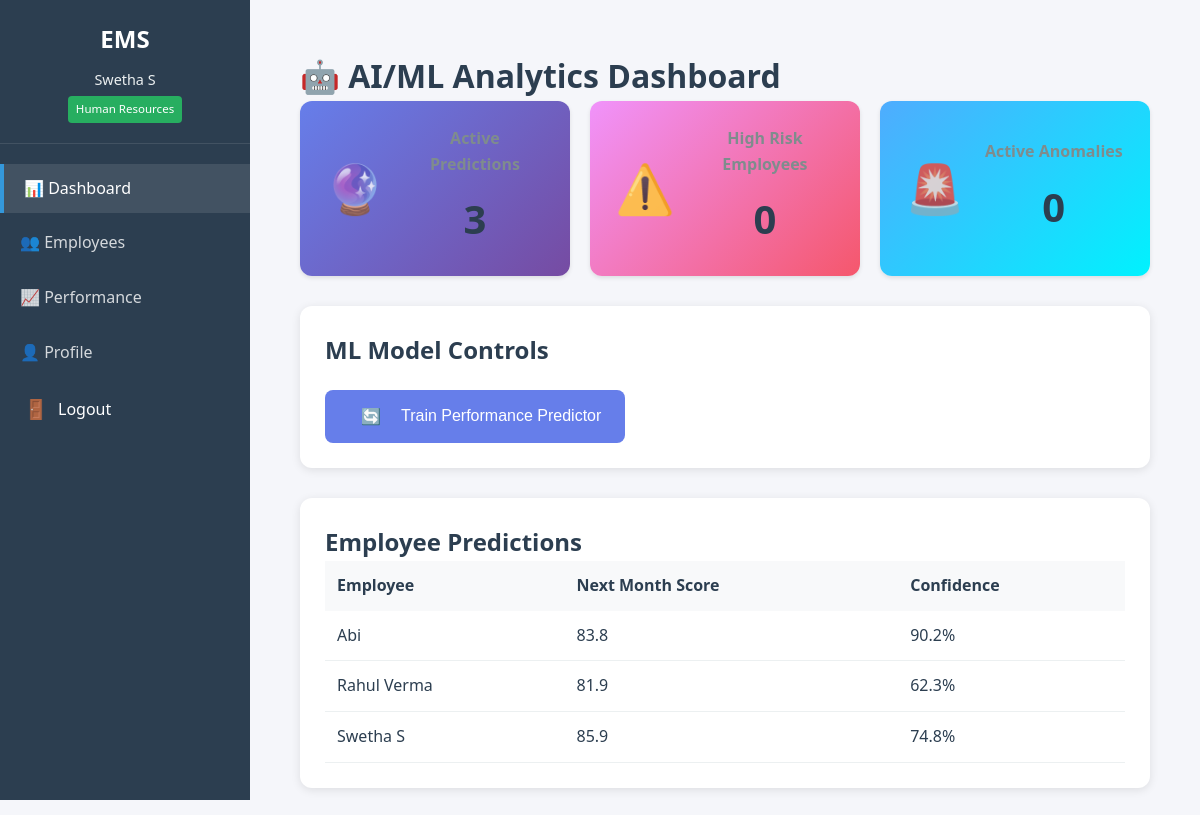
The page /ml/ (signed in) on the database its author committed.
### accounts/models.py (models this page shows, shortened)
class User(AbstractUser):
    ROLE_CHOICES = [
        ("SUPERADMIN", "Super Admin"),
        ("HR", "Human Resources"),
        ("MANAGER", "Manager"),
        ("EMPLOYEE", "Employee"),
    ]
    STATUS_CHOICES = [
        ("ACTIVE", "Active"),
        ("INACTIVE", "Inactive"),
        ("TERMINATED", "Terminated"),
        ("ON_LEAVE", "On Leave"),
    ]
    employee_id = models.CharField(
        max_length=20,
        unique=True,
        blank=True,
        verbose_name="Employee ID"
    )
    department = models.CharField(
        max_length=100,
        blank=True,
        verbose_name="Department"
    )
    designation = models.CharField(
        max_length=100,
        blank=True,
        verbose_name="Designation"
    )
    phone = models.CharField(
        max_length=15,
        blank=True,
        validators=[
            RegexValidator(
                r'^\+?1?\d{9,15}$',
                "Enter a valid phone number (e.g., +1234567890)."
            )
        ],
        verbose_name="Phone Number"
    )
    salary = models.DecimalField(
        max_digits=10,
        decimal_places=2,
        null=True,
        blank=True,
        validators=[MinValueValidator(0)],
        verbose_name="Annual Salary"
    )
    role = models.CharField(
        max_length=20,
        choices=ROLE_CHOICES,
        default="EMPLOYEE",
        verbose_name="Role"
    )
    employment_status = models.CharField(
        max_length=20,
        choices=STATUS_CHOICES,
        default="ACTIVE",
        verbose_name="Employment Status"
    )
    date_of_joining = models.DateField(
        null=True,
        blank=True,
        validators=[validate_joining_date],
        verbose_name="Date of Joining"
    )
    is_soft_deleted = models.BooleanField(
        default=False,
        verbose_name="Soft Deleted",
        help_text="Designates whether the user is soft deleted."
    )
    objects = UserManager()
    class Meta:
        db_table = "accounts_user"
        ordering = ["employee_id"]
        verbose_name = "Employee"
        verbose_name_plural = "Employees"

### ml_engine/models.py (models this page shows)
class PerformancePrediction(models.Model):
    employee = models.ForeignKey(settings.AUTH_USER_MODEL, on_delete=models.CASCADE)
    prediction_date = models.DateTimeField(auto_now_add=True)
    next_month_score = models.FloatField()
    confidence = models.FloatField()
    trend = models.CharField(max_length=20, choices=[
        ('IMPROVING', 'Improving'),
        ('STABLE', 'Stable'),
        ('DECLINING', 'Declining'),
    ])
    action_needed = models.BooleanField(default=False)

### ml_engine/views.py (the view)
# urls.py: path('', views.ml_dashboard, name='dashboard'),
@login_required
def ml_dashboard(request):
    context = {
        'predictions': PerformancePrediction.objects.all()[:10],
        'high_risk': ChurnRisk.objects.filter(risk_level='HIGH')[:5],
        'anomalies': AnomalyAlert.objects.filter(is_resolved=False)[:5],
        'total_predictions': PerformancePrediction.objects.count(),
        'high_risk_count': ChurnRisk.objects.filter(risk_level='HIGH').count(),
        'anomaly_count': AnomalyAlert.objects.filter(is_resolved=False).count(),
    }
    return render(request, 'ml_engine/dashboard.html', context)

### accounts/models.py (called while the page is built)
    def get_queryset(self):
        return super().get_queryset().filter(is_soft_deleted=False)

### audit/services.py (called while the page is built)
    @staticmethod
    def get_client_ip(request):
        x_forwarded_for = request.META.get('HTTP_X_FORWARDED_FOR')
        if x_forwarded_for:
            ip = x_forwarded_for.split(',')[0]
        else:
            ip = request.META.get('REMOTE_ADDR')
        return ip

### templates/ml_engine/dashboard.html (shortened to what this page needs)
{% extends 'base.html' %}
{% block content %}
<div class="ml-dashboard">
    <div class="page-header">
        <h1>
            <span class="header-icon">🤖</span>
            AI/ML Analytics Dashboard
        </h1>
    </div>
    <div class="stats-grid">
        <div class="stat-card predictions">
            <div class="stat-icon">🔮</div>
            <div class="stat-content">
                <h3>Active Predictions</h3>
                <p class="stat-number">{{ total_predictions }}</p>
            </div>
        </div>
        <div class="stat-card risk">
            <div class="stat-icon">⚠️</div>
            <div class="stat-content">
                <h3>High Risk Employees</h3>
                <p class="stat-number">{{ high_risk_count }}</p>
            </div>
        </div>
        <div class="stat-card anomalies">
            <div class="stat-icon">🚨</div>
            <div class="stat-content">
                <h3>Active Anomalies</h3>
                <p class="stat-number">{{ anomaly_count }}</p>
            </div>
        </div>
    </div>
    <div class="ml-controls">
        <h2>ML Model Controls</h2>
        <div class="button-group">
            <form method="post" action="{% url 'ml_engine:train' %}">
                <button type="submit" class="btn btn-primary">
                    <span class="btn-icon">🔄</span>
                    Train Performance Predictor
                </button>
            </form>
        </div>
    </div>
    <div class="predictions-section">
        <h2>Employee Predictions</h2>
        <table class="predictions-table">
            <thead>
                <tr>
                    <th>Employee</th>
                    <th>Next Month Score</th>
                    <th>Confidence</th>
                </tr>
            </thead>
            <tbody>
                {% for pred in predictions %}
                <tr>
                    <td>{{ pred.employee.get_full_name }}</td>
                    <td>{{ pred.next_month_score|floatformat:1 }}</td>
                    <td>{{ pred.confidence|floatformat:1 }}%</td>
                </tr>
                {% empty %}
                <tr>
                    <td colspan="3" class="text-center">No predictions yet. Click "Train Performance Predictor" to generate.</td>
                </tr>
                {% endfor %}
            </tbody>
        </table>
    </div>
</div>
{% endblock %}

### templates/base.html (shortened to what this page needs)
<!DOCTYPE html>
<html lang="en">
<head>
    {% load static %}
    <link rel="stylesheet" href="{% static 'css/style.css' %}">
</head>
<body>
    <div class="container">
        {% if user.is_authenticated %}
        <aside class="sidebar">
            <div class="sidebar-header">
                <h2>EMS</h2>
                <div class="user-info">
                    <p class="user-name">{{ user.get_full_name|default:user.username }}</p>
                    <p class="role-badge role-{{ user.role|lower }}">{{ user.get_role_display }}</p>
                </div>
            </div>
            <nav class="sidebar-nav">
                <ul>
                    <li>
                        <a href="{% url 'dashboard' %}"
                           class="nav-link {% if request.resolver_match.url_name == 'dashboard' %}active{% endif %}">
                            <span class="nav-icon">📊</span>
                            <span class="nav-text">Dashboard</span>
                        </a>
                    </li>
                    <li>
                        <a href="{% url 'employees:list' %}"
                           class="nav-link {% if 'employees' in request.path %}active{% endif %}">
                            <span class="nav-icon">👥</span>
                            <span class="nav-text">Employees</span>
                        </a>
                    </li>
                    <li>
                        <a href="{% url 'performance:list' %}"
                           class="nav-link {% if 'performance' in request.path %}active{% endif %}">
                            <span class="nav-icon">📈</span>
                            <span class="nav-text">Performance</span>
                        </a>
                    </li>
                    <li>
                        <a href="{% url 'accounts:profile' %}"
                           class="nav-link {% if 'profile' in request.path %}active{% endif %}">
                            <span class="nav-icon">👤</span>
                            <span class="nav-text">Profile</span>
                        </a>
                    </li>
                    <li>
                        <form method="post" action="{% url 'accounts:logout' %}" class="logout-form">
                            <button type="submit" class="logout-btn">
                                <span class="nav-icon">🚪</span>
                                <span class="nav-text">Logout</span>
                            </button>
                        </form>
                    </li>
                </ul>
            </nav>
        </aside>
        {% endif %}
        <main class="main-content">
            {% block content %}
            {% endblock %}
        </main>
    </div>
</body>
</html>

### static/css/style.css (style rules this page uses)
* { margin: 0; padding: 0; box-sizing: border-box; }
:root { --primary-color: #2c3e50; --secondary-color: #3498db; --success-color: #27ae60; --danger-color: #e74c3c; --warning-color: #f39c12; --light-bg: #ecf0f1; --dark-text: #2c3e50; --light-text: #7f8c8d; --border-color: #bdc3c7; --sidebar-width: 250px; --header-height: 60px; }
body { font-family: 'Segoe UI', Tahoma, Geneva, Verdana, sans-serif; line-height: 1.6; color: var(--dark-text); background-color: #f5f6fa; }
.container { display: flex; min-height: 100vh; }
.sidebar { width: var(--sidebar-width); background-color: var(--primary-color); color: white; position: fixed; height: 100vh; overflow-y: auto; }
.sidebar-header { padding: 20px; text-align: center; border-bottom: 1px solid rgba(255,255,255,0.1); }
.sidebar-header h2 { margin-bottom: 10px; color: white; }
.user-info { font-size: 0.9em; color: var(--light-bg); }
.role-badge { display: inline-block; padding: 4px 8px; background-color: var(--secondary-color); border-radius: 4px; font-size: 0.8em; margin-top: 5px; }
.sidebar-nav ul { list-style: none; padding: 20px 0; }
.sidebar-nav li { margin-bottom: 5px; }
.sidebar-nav a { display: block; padding: 12px 20px; color: rgba(255,255,255,0.8); text-decoration: none; transition: all 0.3s; }
.sidebar-nav a:hover, .sidebar-nav a.active { background-color: rgba(255,255,255,0.1); color: white; border-left: 4px solid var(--secondary-color); }
.main-content { flex: 1; margin-left: var(--sidebar-width); padding: 30px; }
.stats-grid { display: grid; grid-template-columns: repeat(auto-fit, minmax(250px, 1fr)); gap: 20px; margin-bottom: 30px; }
.stat-card { background: white; padding: 20px; border-radius: 8px; box-shadow: 0 2px 4px rgba(0,0,0,0.1); text-align: center; }
.stat-card h3 { color: var(--light-text); font-size: 1em; margin-bottom: 10px; }
.stat-number { font-size: 2.5em; font-weight: bold; color: var(--primary-color); }
.role-hr { background-color: var(--success-color); color: white; }
.btn { display: inline-block; padding: 10px 20px; border: none; border-radius: 4px; font-size: 1em; cursor: pointer; text-decoration: none; transition: all 0.3s; }
.btn-primary { background-color: var(--secondary-color); color: white; }
.btn-icon { padding: 5px 10px; text-decoration: none; border-radius: 4px; margin: 0 2px; }

### templates/base.html (style rules this page uses)
.sidebar-nav .logout-form { margin: 0; padding: 0; width: 100%; }
.sidebar-nav .logout-btn { width: 100%; text-align: left; background: none; border: none; cursor: pointer; font: inherit; color: inherit; padding: 12px 20px; display: flex; align-items: center; gap: 10px; transition: all 0.3s; border-left: 4px solid transparent; }
.sidebar-nav .logout-btn .nav-icon { font-size: 1.2em; min-width: 24px; }
.sidebar-nav .logout-btn .nav-text { flex: 1; }

### templates/ml_engine/dashboard.html (style rules this page uses)
.ml-dashboard { padding: 20px; }
.stats-grid { display: grid; grid-template-columns: repeat(auto-fit, minmax(250px, 1fr)); gap: 20px; margin-bottom: 30px; }
.stat-card { display: flex; align-items: center; gap: 20px; padding: 25px; border-radius: 12px; color: white; }
.stat-card.predictions { background: linear-gradient(135deg, #667eea, #764ba2); }
.stat-card.risk { background: linear-gradient(135deg, #f093fb, #f5576c); }
.stat-card.anomalies { background: linear-gradient(135deg, #4facfe, #00f2fe); }
.stat-icon { font-size: 3em; opacity: 0.8; }
.stat-number { font-size: 2.5em; font-weight: bold; margin: 5px 0 0; }
.ml-controls { background: white; border-radius: 12px; padding: 25px; margin-bottom: 30px; box-shadow: 0 2px 10px rgba(0,0,0,0.1); }
.button-group { display: flex; gap: 15px; margin-top: 20px; }
.btn { padding: 12px 24px; border: none; border-radius: 8px; font-size: 1em; cursor: pointer; text-decoration: none; display: inline-flex; align-items: center; gap: 8px; }
.btn-primary { background: #667eea; color: white; }
.predictions-section, .high-risk-section, .anomalies-section { background: white; border-radius: 12px; padding: 25px; margin-top: 25px; box-shadow: 0 2px 10px rgba(0,0,0,0.1); }
.predictions-table { width: 100%; border-collapse: collapse; }
.predictions-table th { background: #f8f9fa; padding: 12px; text-align: left; font-weight: 600; }
.predictions-table td { padding: 12px; border-bottom: 1px solid #ecf0f1; }

### rows shown on the page
User: get_full_name "Swetha S", role "Human Resources"
PerformancePrediction: employee.get_full_name "Abi", next_month_score "83.8", confidence "90.2"
PerformancePrediction: employee.get_full_name "Rahul Verma", next_month_score "81.9", confidence "62.3"
PerformancePrediction: employee.get_full_name "Swetha S", next_month_score "85.9", confidence "74.8"

### other values the page prints
{{ total_predictions }} "3"
{{ high_risk_count }} "0"
{{ anomaly_count }} "0"
